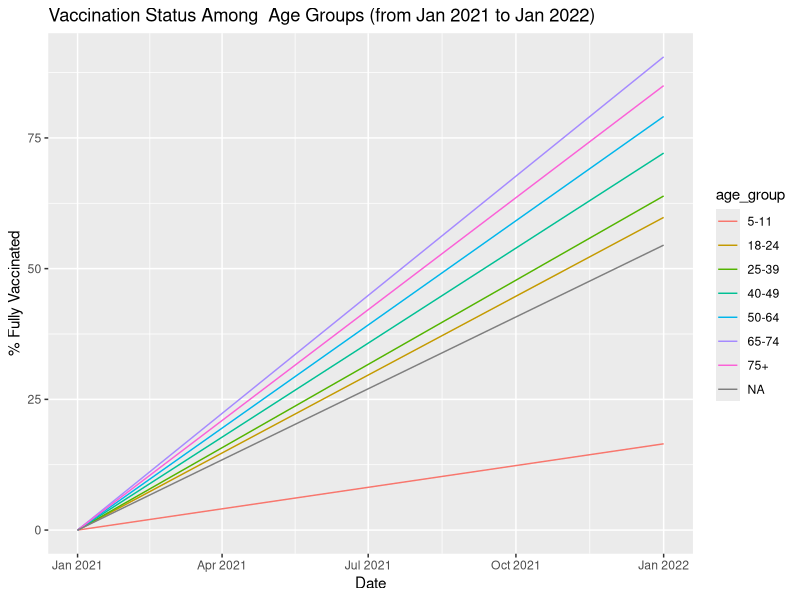
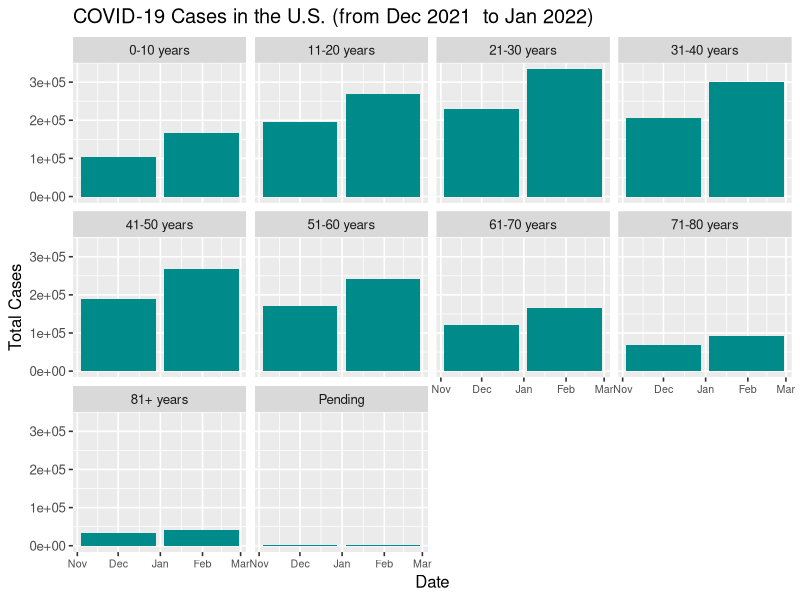

Recreate these plots in R, in order.
library(tidyverse)

# vax data ---- 
age_group_levels <- c("<5", "5-11", "<12", "16-17", "18-24", 
                      "25-39", "40-49", "50-64", "65-74", "75+")

vax_data <- read_csv("data/COVID-19_Vaccination_Demographics_in_the_United_States_National (1).csv") %>% 
  filter(str_starts(Demographic_category, "Ages_")) %>% 
  rename(age_group = Demographic_category) %>% 
  mutate(
    Date = as.Date(Date, format = "%m/%d/%Y"),
    age_group=str_remove(age_group, "Ages_"),
    age_group=str_remove(age_group, "_yrs"),
    age_group=str_remove(age_group, "yrs")
  ) %>% 
  filter(!age_group %in% c("<12yrs", "<5yrs", "12-15", "16-17", "<12", "<5")) %>%
  mutate(age_group = factor(age_group, levels = age_group_levels)) %>%
  rename(
    per_vax = Series_Complete_Pop_pct_agegroup, 
    date = Date
  ) %>%
  select(date, age_group, per_vax) %>%
  print()

# vax line graph ----
vax_data %>% 
  filter(date == as.Date("2022-01-01") | date == as.Date("2021-01-01")) %>%
  ggplot(aes(x = date, y = per_vax, color = age_group)) +
  labs(y="% Fully Vaccinated", 
       x="Date", 
       title="Vaccination Status Among  Age Groups (from Jan 2021 to Jan 2022)") +
  geom_line() +
  theme_gray(base_size = 16) %>% 
  print()



# cases ----
library(readxl)
cases_by_age <- 
  read_excel("data/Public-Dataset-Age (1).XLSX") %>% 
  select(-c(AR_TOTALPERCENT, AR_NEWCASES, 
            AR_NEWPERCENT, AR_TOTALDEATHS, AR_NEWDEATHS)) %>% 
  rename(date = DATE, age_range=AGE_RANGE, total_cases=AR_TOTALCASES) %>% 
  mutate(date = as.Date(date)) %>% 
  print()

# stat test for cases ----
chisq.test(table(cases_by_age$age_range, cases_by_age$total_cases))


# cases: multiple graphs ----
cases_by_age %>% 
  filter(date == as.Date("2022-01-31") | date == as.Date("2021-12-01")) %>% 
  ggplot() +
  geom_col(mapping = aes(x = date, y = total_cases),
           fill = "#008B8B") +
  facet_wrap(~ age_range)+
  labs(y="Total Cases", x="Date", title = "COVID-19 Cases in the U.S. (from Dec 2021  to Jan 2022)")+
  theme_gray(base_size = 12)+
  theme(axis.text.x=element_text(size=rel(.8)))
